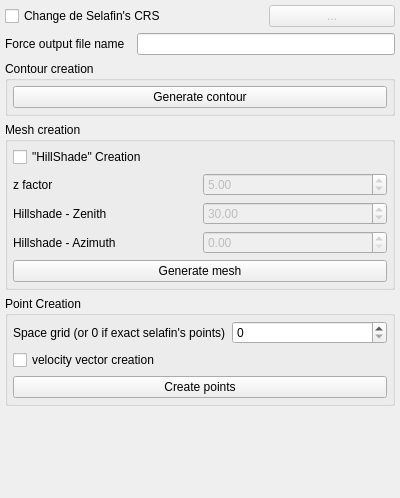
<?xml version="1.0" encoding="UTF-8"?>
<ui version="4.0">
 <class>Export_ToShape</class>
 <widget class="QWidget" name="Export_ToShape">
  <property name="geometry">
   <rect>
    <x>0</x>
    <y>0</y>
    <width>400</width>
    <height>498</height>
   </rect>
  </property>
  <property name="windowTitle">
   <string>Form</string>
  </property>
  <layout class="QGridLayout" name="gridLayout">
   <property name="leftMargin">
    <number>5</number>
   </property>
   <property name="topMargin">
    <number>5</number>
   </property>
   <property name="rightMargin">
    <number>5</number>
   </property>
   <property name="bottomMargin">
    <number>5</number>
   </property>
   <item row="2" column="0" colspan="3">
    <widget class="QGroupBox" name="groupBox">
     <property name="title">
      <string>Contour creation</string>
     </property>
     <layout class="QVBoxLayout" name="verticalLayout">
      <property name="leftMargin">
       <number>5</number>
      </property>
      <property name="topMargin">
       <number>5</number>
      </property>
      <property name="rightMargin">
       <number>5</number>
      </property>
      <property name="bottomMargin">
       <number>5</number>
      </property>
      <item>
       <widget class="QPushButton" name="pushButton_contourcreate">
        <property name="text">
         <string>Generate contour</string>
        </property>
        <property name="icon">
         <iconset>
          <normaloff>:/plugins/PostTelemac/icons/Play_48x48.png</normaloff>:/plugins/PostTelemac/icons/Play_48x48.png</iconset>
        </property>
       </widget>
      </item>
     </layout>
    </widget>
   </item>
   <item row="1" column="0">
    <widget class="QLabel" name="label_5">
     <property name="frameShape">
      <enum>QFrame::NoFrame</enum>
     </property>
     <property name="text">
      <string>Force output file name</string>
     </property>
     <property name="wordWrap">
      <bool>true</bool>
     </property>
    </widget>
   </item>
   <item row="0" column="2">
    <widget class="QPushButton" name="pushButton_contourcrs">
     <property name="enabled">
      <bool>false</bool>
     </property>
     <property name="text">
      <string>...</string>
     </property>
    </widget>
   </item>
   <item row="4" column="0" colspan="3">
    <widget class="QGroupBox" name="groupBox_3">
     <property name="title">
      <string>Point Creation</string>
     </property>
     <layout class="QGridLayout" name="gridLayout_3">
      <property name="leftMargin">
       <number>5</number>
      </property>
      <property name="topMargin">
       <number>5</number>
      </property>
      <property name="rightMargin">
       <number>5</number>
      </property>
      <property name="bottomMargin">
       <number>5</number>
      </property>
      <item row="0" column="0">
       <widget class="QLabel" name="label_7">
        <property name="text">
         <string>Space grid (or 0 if exact selafin's points)</string>
        </property>
       </widget>
      </item>
      <item row="0" column="1">
       <widget class="QSpinBox" name="spinBox">
        <property name="maximum">
         <number>1000000</number>
        </property>
        <property name="singleStep">
         <number>100</number>
        </property>
       </widget>
      </item>
      <item row="1" column="0">
       <widget class="QCheckBox" name="checkBox_5">
        <property name="text">
         <string>velocity vector creation</string>
        </property>
       </widget>
      </item>
      <item row="2" column="0" colspan="2">
       <widget class="QPushButton" name="pushButton_2">
        <property name="text">
         <string>Create points</string>
        </property>
        <property name="icon">
         <iconset>
          <normaloff>:/plugins/PostTelemac/icons/Play_48x48.png</normaloff>:/plugins/PostTelemac/icons/Play_48x48.png</iconset>
        </property>
       </widget>
      </item>
     </layout>
    </widget>
   </item>
   <item row="1" column="1" colspan="2">
    <widget class="QLineEdit" name="lineEdit_contourname">
     <property name="sizePolicy">
      <sizepolicy hsizetype="Preferred" vsizetype="Fixed">
       <horstretch>0</horstretch>
       <verstretch>0</verstretch>
      </sizepolicy>
     </property>
    </widget>
   </item>
   <item row="0" column="0" colspan="2">
    <widget class="QCheckBox" name="checkBox_contourcrs">
     <property name="text">
      <string>Change de Selafin's CRS</string>
     </property>
    </widget>
   </item>
   <item row="3" column="0" colspan="3">
    <widget class="QGroupBox" name="groupBox_2">
     <property name="title">
      <string>Mesh creation</string>
     </property>
     <layout class="QGridLayout" name="gridLayout_2">
      <property name="leftMargin">
       <number>5</number>
      </property>
      <property name="topMargin">
       <number>5</number>
      </property>
      <property name="rightMargin">
       <number>5</number>
      </property>
      <property name="bottomMargin">
       <number>5</number>
      </property>
      <item row="0" column="0">
       <widget class="QCheckBox" name="checkBox_3">
        <property name="text">
         <string>&quot;HillShade&quot; Creation</string>
        </property>
       </widget>
      </item>
      <item row="1" column="0">
       <widget class="QLabel" name="label_13">
        <property name="text">
         <string>z factor</string>
        </property>
        <property name="wordWrap">
         <bool>true</bool>
        </property>
       </widget>
      </item>
      <item row="1" column="1">
       <widget class="QDoubleSpinBox" name="doubleSpinBox">
        <property name="enabled">
         <bool>false</bool>
        </property>
        <property name="maximum">
         <double>20.000000000000000</double>
        </property>
        <property name="value">
         <double>5.000000000000000</double>
        </property>
       </widget>
      </item>
      <item row="2" column="0">
       <widget class="QLabel" name="label_14">
        <property name="text">
         <string>Hillshade - Zenith</string>
        </property>
        <property name="wordWrap">
         <bool>true</bool>
        </property>
       </widget>
      </item>
      <item row="2" column="1">
       <widget class="QDoubleSpinBox" name="doubleSpinBox_2">
        <property name="enabled">
         <bool>false</bool>
        </property>
        <property name="maximum">
         <double>360.000000000000000</double>
        </property>
        <property name="value">
         <double>30.000000000000000</double>
        </property>
       </widget>
      </item>
      <item row="3" column="0">
       <widget class="QLabel" name="label_15">
        <property name="text">
         <string>Hillshade - Azimuth</string>
        </property>
        <property name="wordWrap">
         <bool>true</bool>
        </property>
       </widget>
      </item>
      <item row="3" column="1">
       <widget class="QDoubleSpinBox" name="doubleSpinBox_3">
        <property name="enabled">
         <bool>false</bool>
        </property>
        <property name="maximum">
         <double>360.000000000000000</double>
        </property>
       </widget>
      </item>
      <item row="4" column="0" colspan="2">
       <widget class="QPushButton" name="pushButton_10">
        <property name="text">
         <string>Generate mesh</string>
        </property>
        <property name="icon">
         <iconset>
          <normaloff>:/plugins/PostTelemac/icons/Play_48x48.png</normaloff>:/plugins/PostTelemac/icons/Play_48x48.png</iconset>
        </property>
       </widget>
      </item>
     </layout>
    </widget>
   </item>
   <item row="5" column="0" colspan="3">
    <spacer name="verticalSpacer">
     <property name="orientation">
      <enum>Qt::Vertical</enum>
     </property>
     <property name="sizeHint" stdset="0">
      <size>
       <width>20</width>
       <height>40</height>
      </size>
     </property>
    </spacer>
   </item>
  </layout>
 </widget>
 <resources/>
 <connections/>
</ui>
